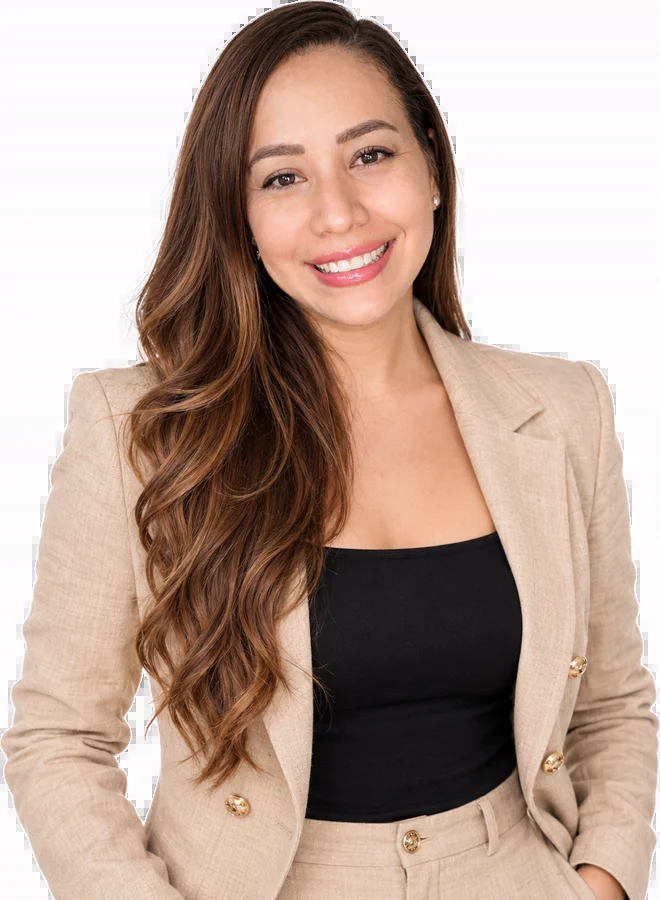
#> input picture sitios/cumbre-amazonas/img/daniela.webp, 660 x 900 px
$ python recorte_blanco.py ../../sitios/cumbre-amazonas/img/daniela.webp ../../sitios/cumbre-amazonas/img/jose.webp 5
#> lines starting #> are read from the running program, lines starting #| are printed output that depends on the picture; after the words box and inside, x2 and y2 are one past the last pixel; in counts of white or black regions, pixels touching at a corner belong together
import sys, cv2, numpy as np
src, dst, tol = sys.argv[1], sys.argv[2], int(sys.argv[3])
huecos = len(sys.argv) > 4  # también quitar huecos blancos encerrados (grandes)
img = cv2.imread(src); h, w = img.shape[:2]
#> further down, img is the input picture: shape (900, 660, 3); mean B, G, R 150.5, 162.4, 185
#> after `h, w = img.shape[:2]`: h = 900; w = 660
gris = img.min(axis=2)  # blanco = los tres canales altos
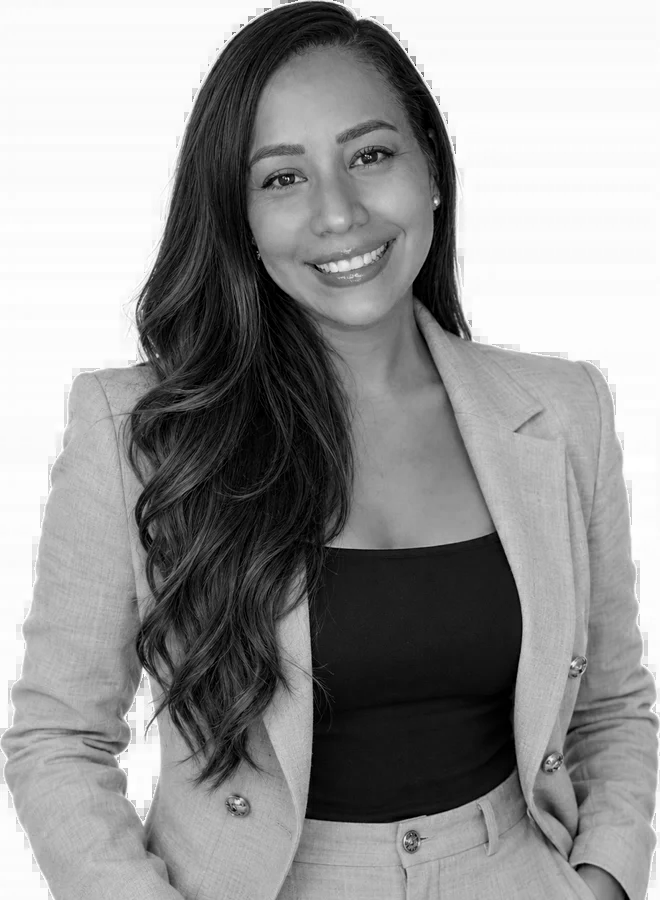
#> gris: shape (900, 660); min 0, max 255, mean 149.8
mask = np.zeros((h+2, w+2), np.uint8)
borde = [(x, 0) for x in range(0, w, 4)] + [(0, y) for y in range(0, h, 4)] + [(w-1, y) for y in range(0, h, 4)] + [(x, h-1) for x in range(0, w, 4)]
for (x, y) in borde:
    if gris[y, x] >= 238 and mask[y+1, x+1] == 0:
        cv2.floodFill(img.copy(), mask, (x, y), 0, (tol,)*3, (tol,)*3, cv2.FLOODFILL_MASK_ONLY | cv2.FLOODFILL_FIXED_RANGE | 8 | (255 << 8))
fondo = mask[1:-1, 1:-1] > 0
if huecos:
    blanco = (gris >= 246).astype(np.uint8)
    n, lab, st, _ = cv2.connectedComponentsWithStats(blanco, 4)
    for i in range(1, n):
        if st[i, 4] > 1500: fondo |= lab == i
alpha = np.where(fondo, 0, 255).astype(np.uint8)
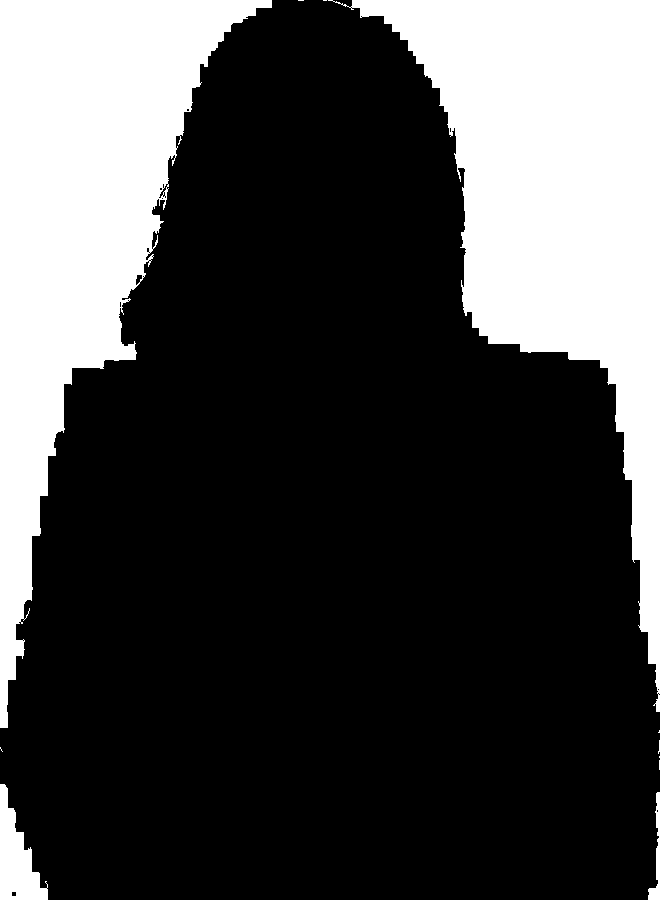
#> fondo: shape (900, 660) bool; 27.7% white; 11 white regions (7 under 20 px), largest, box (x1, y1, x2, y2) and area: (328, 0, 660, 712) 85165, (0, 0, 272, 728) 76011, (0, 784, 48, 900) 2906, (648, 792, 660, 900) 477
alpha = cv2.morphologyEx(alpha, cv2.MORPH_OPEN, np.ones((3, 3), np.uint8))
#> alpha: shape (900, 660); 72.2% white; 8 black regions (3 under 20 px), largest, box (x1, y1, x2, y2) and area: (323, 0, 660, 712) 85236, (0, 0, 272, 728) 76217, (0, 784, 48, 900) 2909, (648, 792, 660, 900) 481, (658, 740, 660, 770) 33
alpha = cv2.erode(alpha, np.ones((2, 2), np.uint8)); alpha = cv2.GaussianBlur(alpha, (5, 5), 0)
#> after `alpha = cv2.erode(alpha, np.ones((2, 2), np.uint8))`:
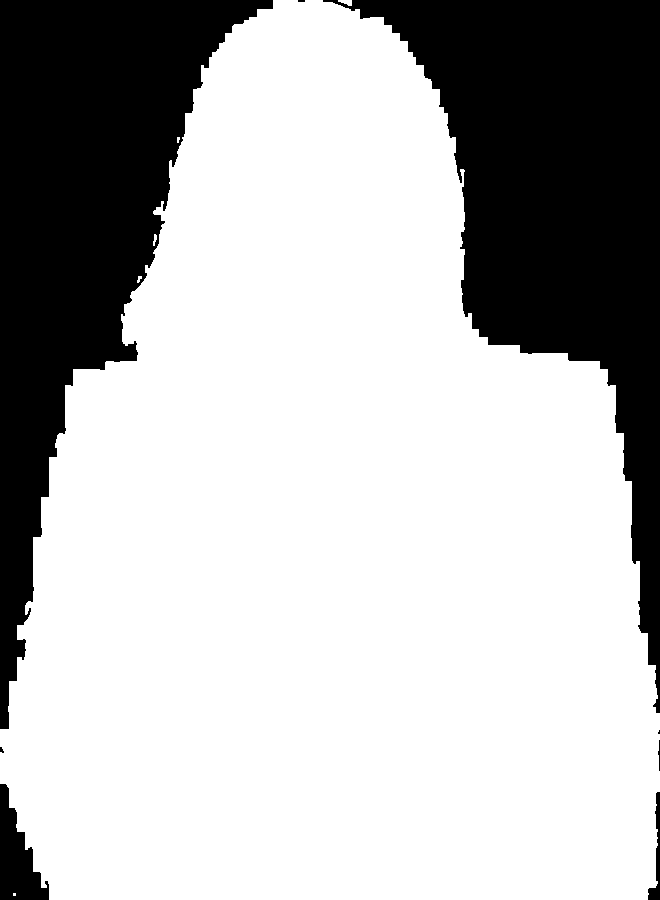
#> alpha: shape (900, 660); 71.9% white; 8 black regions (3 under 20 px), largest, box (x1, y1, x2, y2) and area: (323, 0, 660, 713) 85646, (0, 0, 273, 729) 77373, (0, 784, 49, 900) 3045, (648, 792, 660, 900) 490, (658, 740, 660, 771) 35
rgba = cv2.cvtColor(img, cv2.COLOR_BGR2BGRA); rgba[:, :, 3] = alpha
ys, xs = np.where(alpha > 10); rgba = rgba[ys.min():ys.max()+1, xs.min():xs.max()+1]
cv2.imwrite(dst, rgba); print(dst, rgba.shape[1], rgba.shape[0])
#| ../../sitios/cumbre-amazonas/img/jose.webp 660 900
